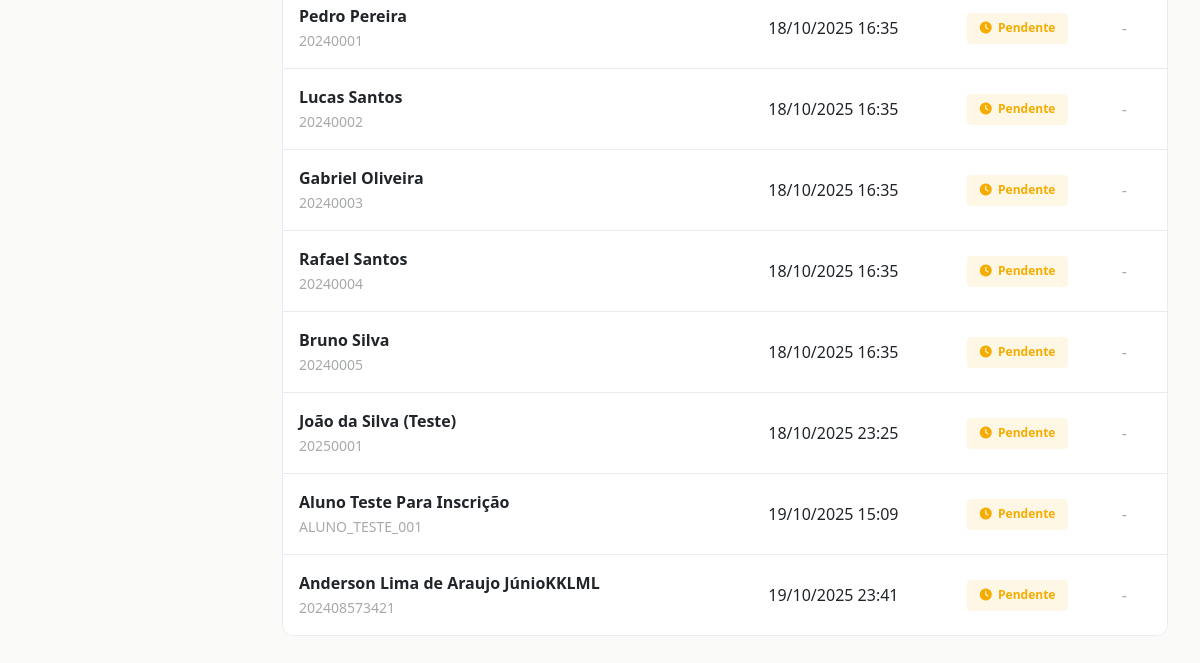
Page /relatorios/inscricoes/ (lower part) on the earlier database version.
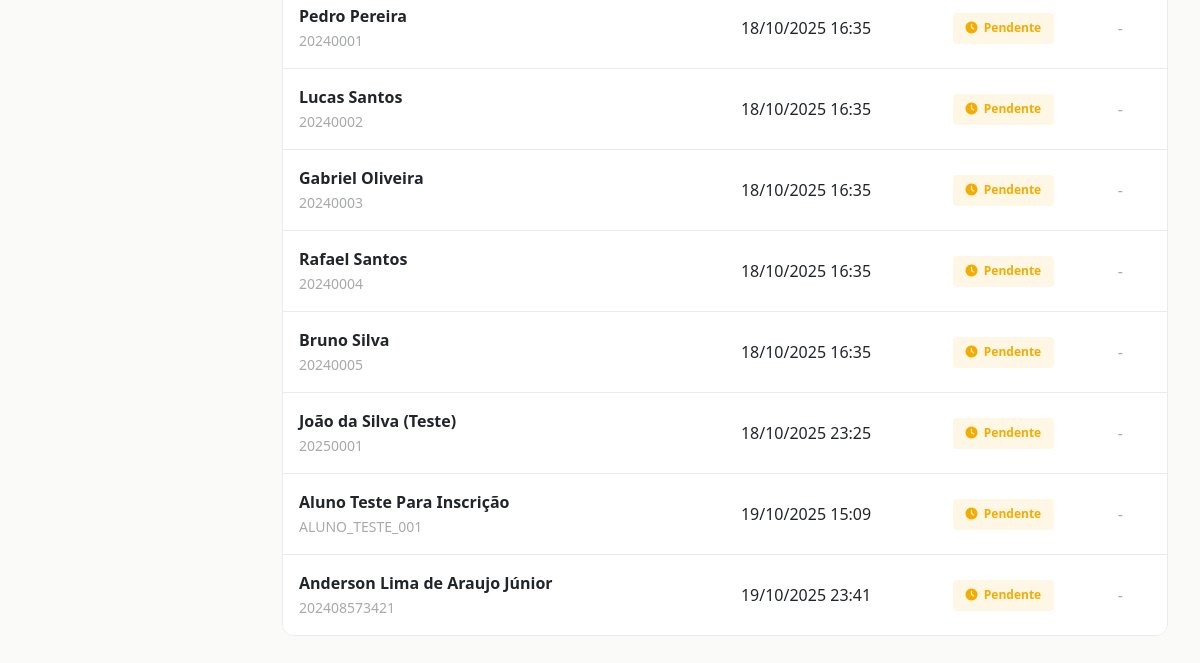
Same page on the later database version.
### plataforma_Casa/models.py (models this page shows, shortened)
class Inscricao(models.Model):
    STATUS_CHOICES = [
        ('Pendente', 'Pendente'),
        ('Entrevista', 'Entrevista'),
        ('Aprovado', 'Aprovado'),
        ('Não Aprovado', 'Não Aprovado'),
    ]
    aluno = models.ForeignKey(Aluno, on_delete=models.CASCADE)
    vaga = models.ForeignKey(Vaga, on_delete=models.CASCADE)
    data_inscricao = models.DateTimeField(auto_now_add=True)
    status = models.CharField(max_length=50, choices=STATUS_CHOICES, default='Pendente')

class Usuario(models.Model):
    nome = models.CharField(max_length=100)
    email = models.EmailField(max_length=100)
    tipo_usuario = models.ForeignKey(TipoUsuario, on_delete=models.CASCADE)
    ativo = models.BooleanField(default=True)

class Aluno(Usuario):
    matricula = models.CharField(max_length=20, unique=True)
    curso = models.ForeignKey(Curso, on_delete=models.CASCADE)
    data_ingresso = models.DateField()
    periodo = models.IntegerField()
    cr_geral = models.FloatField()

### plataforma_Casa/views.py (the view)
# urls.py: path('relatorios/inscricoes/', views.relatorio_inscricoes, name='relatorio_inscricoes'),
def relatorio_inscricoes(request):
    inscricoes = Inscricao.objects.all().select_related('aluno', 'vaga')
    context = {
        'inscricoes': inscricoes,
        'titulo': 'Relatório de Inscrições',
    }
    return render(request, 'relatorios/inscricoes.html', context)

### plataforma_Casa/context_processors.py (called while the page is built, shortened)
def user_groups(request):
    return {
        'is_aluno': False,
        'is_monitor': False,
        'is_professor': False,
        'is_admin': False,
    }

### plataforma_Casa/templates/relatorios/inscricoes.html (shortened to what this page needs)
{% extends 'base.html' %}
{% block content %}
<div class="table-container">
    {% if inscricoes %}
    <div class="table-responsive">
        <table class="table">
            <tbody>
                {% for inscricao in inscricoes %}
                <tr>
                    <td>
                        <strong>{{ inscricao.aluno.nome }}</strong><br>
                        <small class="text-muted">{{ inscricao.aluno.matricula }}</small>
                    </td>
                    <td>
                        <strong>{{ inscricao.vaga.disciplina.nome }}</strong><br>
                    </td>
                    <td>{{ inscricao.data_inscricao|date:"d/m/Y H:i" }}</td>
                    <td>
                        {% if inscricao.status == 'aprovado' %}
                        <span class="status-badge status-aprovado">
                            <i class="fas fa-check"></i> Aprovado
                        </span>
                        {% elif inscricao.status == 'reprovado' %}
                        <span class="status-badge status-reprovado">
                            <i class="fas fa-times"></i> Reprovado
                        </span>
                        {% elif inscricao.status == 'analise' %}
                        <span class="status-badge status-analise">
                            <i class="fas fa-search"></i> Em Análise
                        </span>
                        {% else %}
                        <span class="status-badge status-pendente">
                            <i class="fas fa-clock"></i> Pendente
                        </span>
                        {% endif %}
                    </td>
                    <td>
                        {% if inscricao.aluno.cr %}
                        <strong>{{ inscricao.aluno.cr }}</strong>
                        {% else %}
                        <span class="text-muted">-</span>
                        {% endif %}
                    </td>
                </tr>
                {% endfor %}
            </tbody>
        </table>
    </div>
    {% else %}
    <div class="empty-state">
        <i class="fas fa-clipboard-list"></i>
        <h4>Nenhuma inscrição encontrada</h4>
        <p>Não há inscrições registradas no momento.</p>
    </div>
    {% endif %}
</div>
{% endblock %}

Differences in the rows shown:
changed Inscricao: aluno.nome "Anderson Lima de Araujo JúnioKKLML" → "Anderson Lima de Araujo Júnior"
